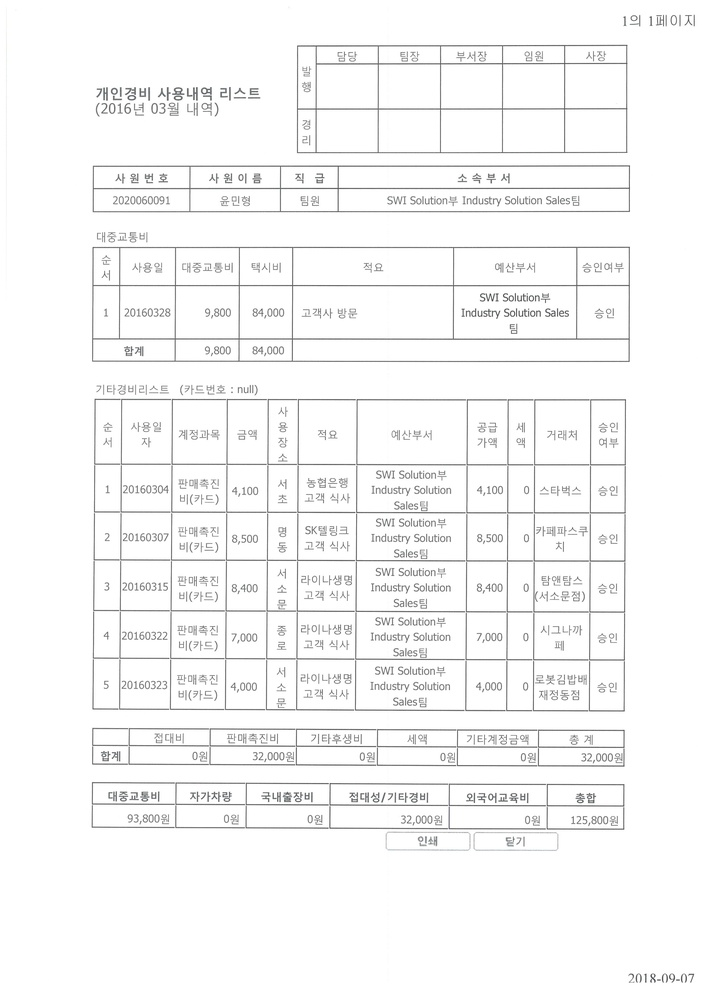
#> input picture Computer Vision/Image Mid-Level Vision_Hough/scan.jpg, 706 x 999 px, shrunk from 2482 x 3510 before the run, found by its file name
$ python 1_hough.py
#> lines starting #> are read from the running program, lines starting #| are printed output that depends on the picture; after the words box and inside, x2 and y2 are one past the last pixel; in counts of white or black regions, pixels touching at a corner belong together
#-*- coding:utf-8-*-
import matplotlib.pyplot as plt
import cv2
from skimage import io
import numpy as np

# Load image file
fpath = 'C:/Users/fxk/PycharmProjects/tenjumh/Computer Vision/Image Mid-Level Vision_Hough/'
# image = io.imread(fpath + 'checkerboard.JPG')
image = io.imread(fpath + 'scan.jpg')
#> image is the input picture: shape (999, 706, 3); mean R, G, B 247, 247.1, 247.1
image_original = image.copy()

gray = cv2.cvtColor(image, cv2.COLOR_BGR2GRAY)
edges = cv2.Canny(image, 200, 250, apertureSize=3)
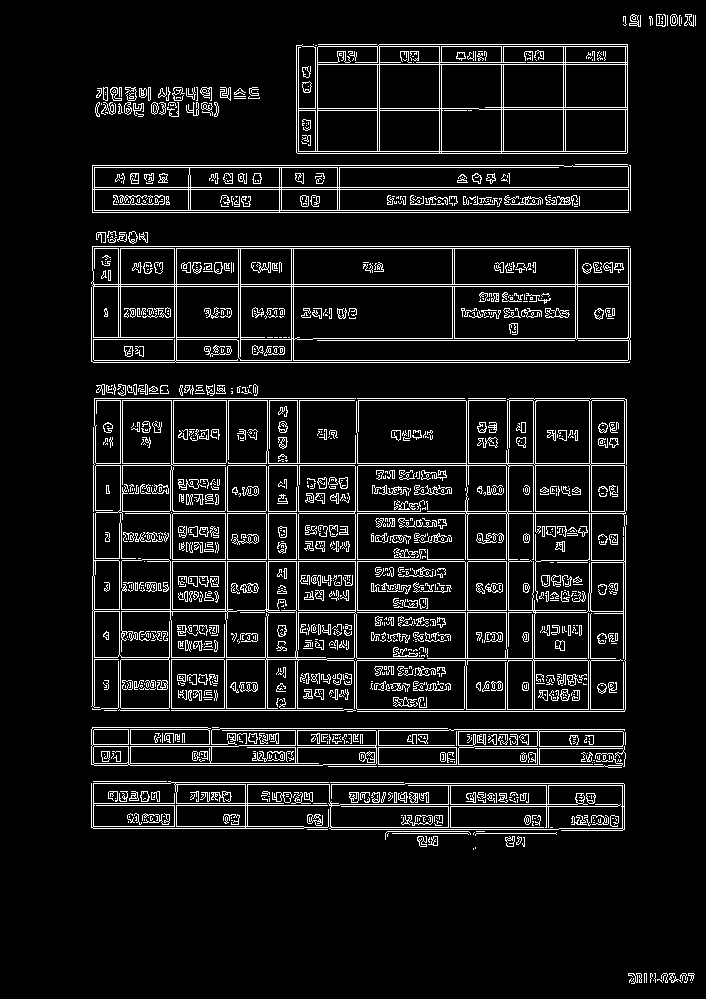
#> edges: shape (999, 706); 8.6% white in thin lines or dots, all inside (x1, y1, x2, y2) = (91, 14, 696, 984)

threshold = 230
# Perform the Hough transform
lines = cv2.HoughLines(edges,1,np.pi/180,threshold)
#> lines = 61 rows, first 8: [189, 1.57], [246, 1.57], [187, 1.57], [210, 1.57], [212, 1.57], [284, 1.57], [362, 1.57], [248, 1.57]

for i in range(len(lines)):
    for rho, theta  in lines[i]:
        a = np.cos(theta)
        b = np.sin(theta)
        x0 = a*rho
        y0 = b*rho
        x1 = int(x0 + 1000*(-b))
        y1 = int(y0+1000*(a))
        x2 = int(x0 - 1000*(-b))
        y2 = int(y0 -1000*(a))

        cv2.line(image,(x1,y1),(x2,y2),(0,0,255),2)
#> this loop made 61 passes
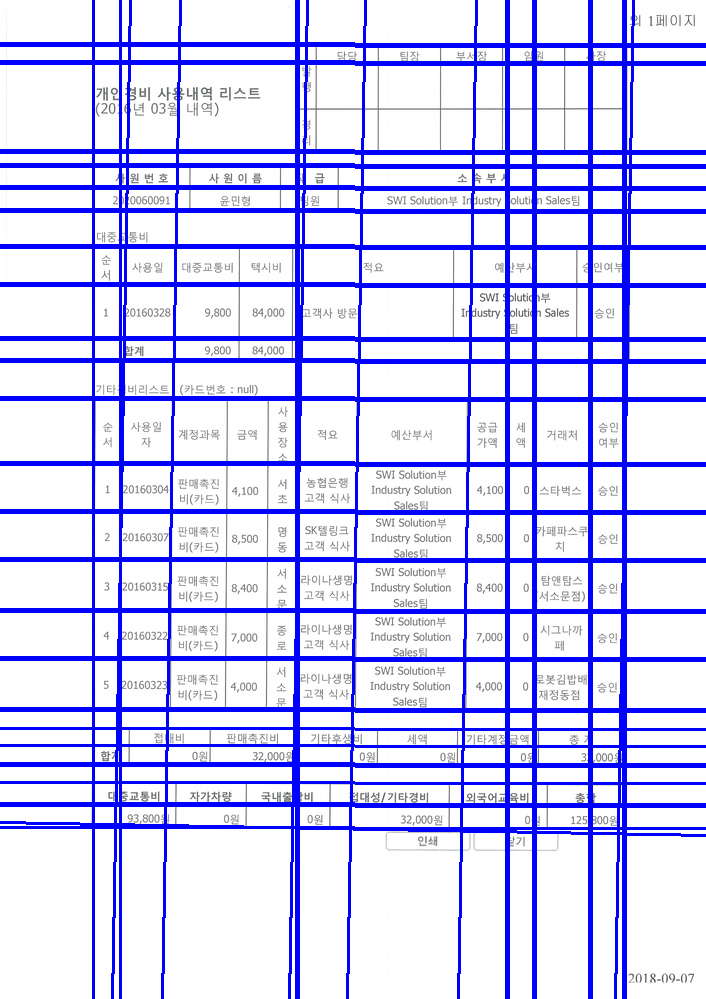
#> image: shape (999, 706, 3); 16.83% of pixels changed, all inside (x1, y1, x2, y2) = (0, 0, 706, 999)

plt.figure(figsize=(10, 5), dpi=150)
plt.subplot(1, 2, 1)
plt.imshow(image_original, cmap='gray', vmin=0, vmax=255)

plt.subplot(1, 2, 2)
plt.imshow(image, cmap='gray', vmin=0, vmax=255)

plt.show()
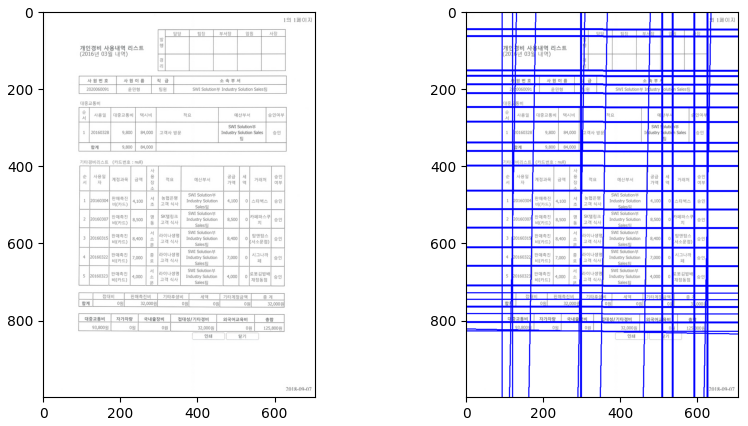
#> figure drawn by matplotlib, 2 panels
